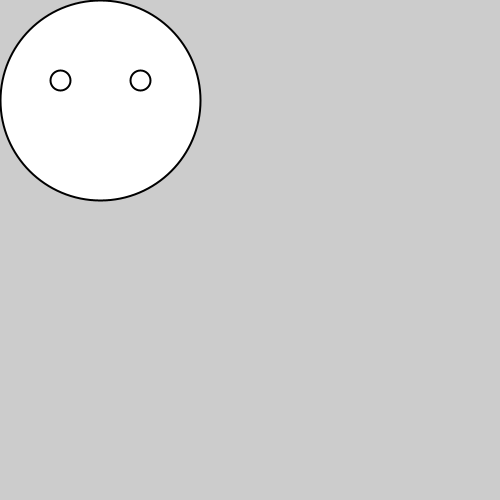
Frame 1 (no input)
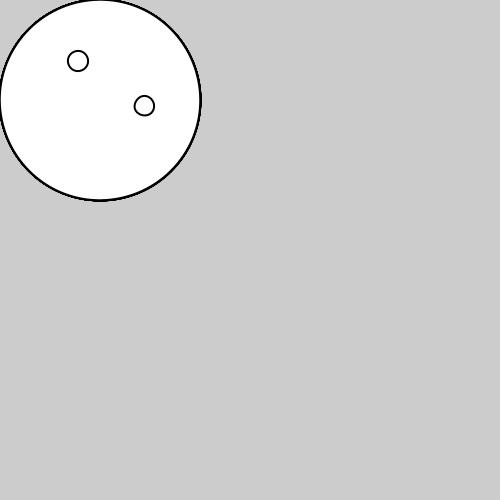
Frame 60 (the mouse pressed at the canvas centre just before this capture)
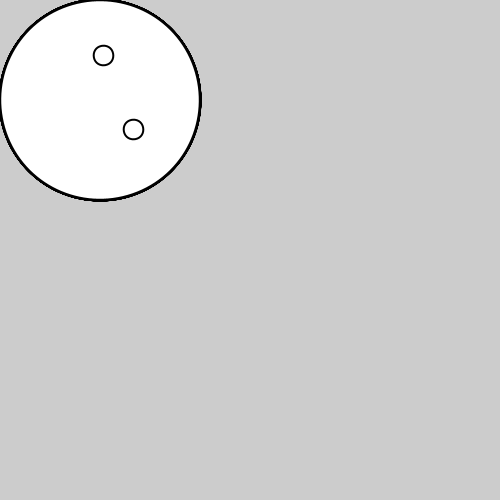
Frame 120 (the mouse held since frame 60 and released just before this capture)

The Processing sketch that drew these frames (run headless with seeded random() and noise(); from frame 60 on, the mouse is pressed at the canvas centre):

// Processing sketch: testingtransform_scale_rotate
// ── testingtransform_scale_rotate.pde
float X = 0;
float Y = 0;
float turn = 0;

void setup()
{
  size(500,500);
}

void draw()
{
  translate(100,100);
  rotate(turn);
  scale(2);
  thing();
  turn += 0.01;
}

void thing()
{
  ellipse(X,Y,100,100);
  ellipse(X-20, Y-10, 10,10);
  ellipse(X+20, Y-10, 10,10);
}
